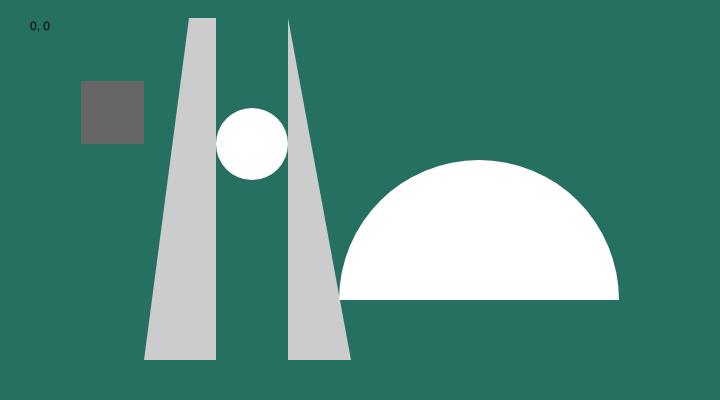
Frame 1 (no input)
Frame 60 (no input): identical to frame 1, image omitted
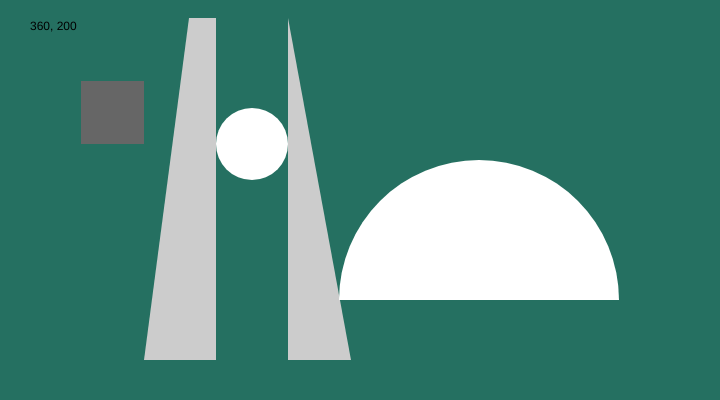
Frame 120 (the mouse pressed at the canvas centre since frame 60)

The p5.js sketch that drew these frames (run headless with seeded random() and noise() and a simulated clock; from frame 60 on, the mouse is pressed at the canvas centre):

// p5.js sketch
// ── sketch.js
function setup() {
  // Sets the screen to be 720 pixels wide and 400 pixels high
  createCanvas(720, 400);
}
function draw() {



  background(37, 112, 97);
  noStroke();

  fill(204);
  //triangle(18, 18, 18, 360, 81, 360);

  fill(102);
  rect(81, 81, 63, 63);

  fill(204);
  quad(189, 18, 216, 18, 216, 360, 144, 360);

  fill(255);
  ellipse(252, 144, 72, 72);

  fill(204);
  triangle(288, 18, 351, 360, 288, 360);

  fill(255);
  arc(479, 300, 280, 280, PI, TWO_PI);

  fill('black') ;text(mouseX + ", " + mouseY, 30, 30) ;
}
function mouseReleased() {
  fill('black') ;print(mouseX + ", " + mouseY) ;
}
